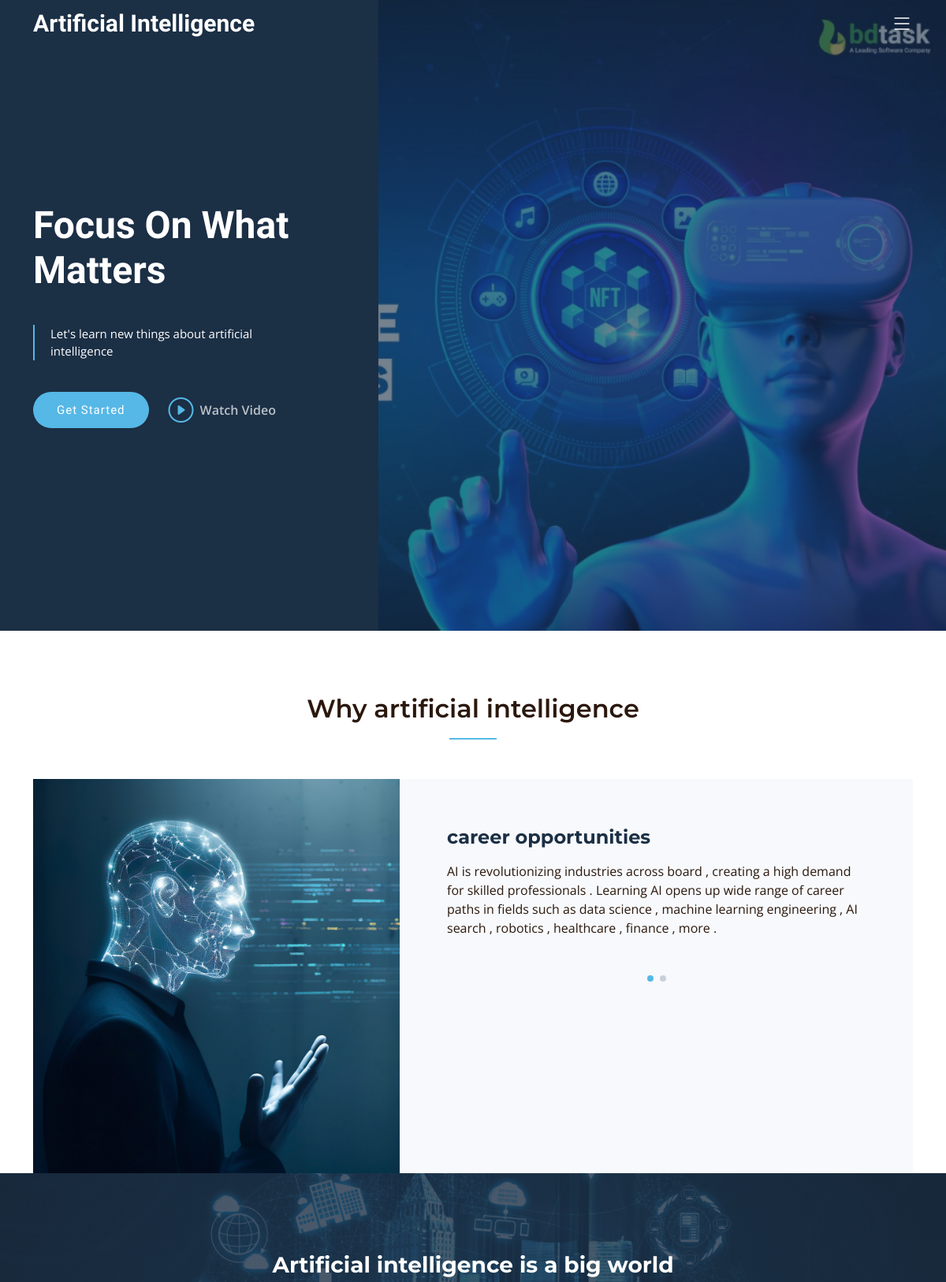
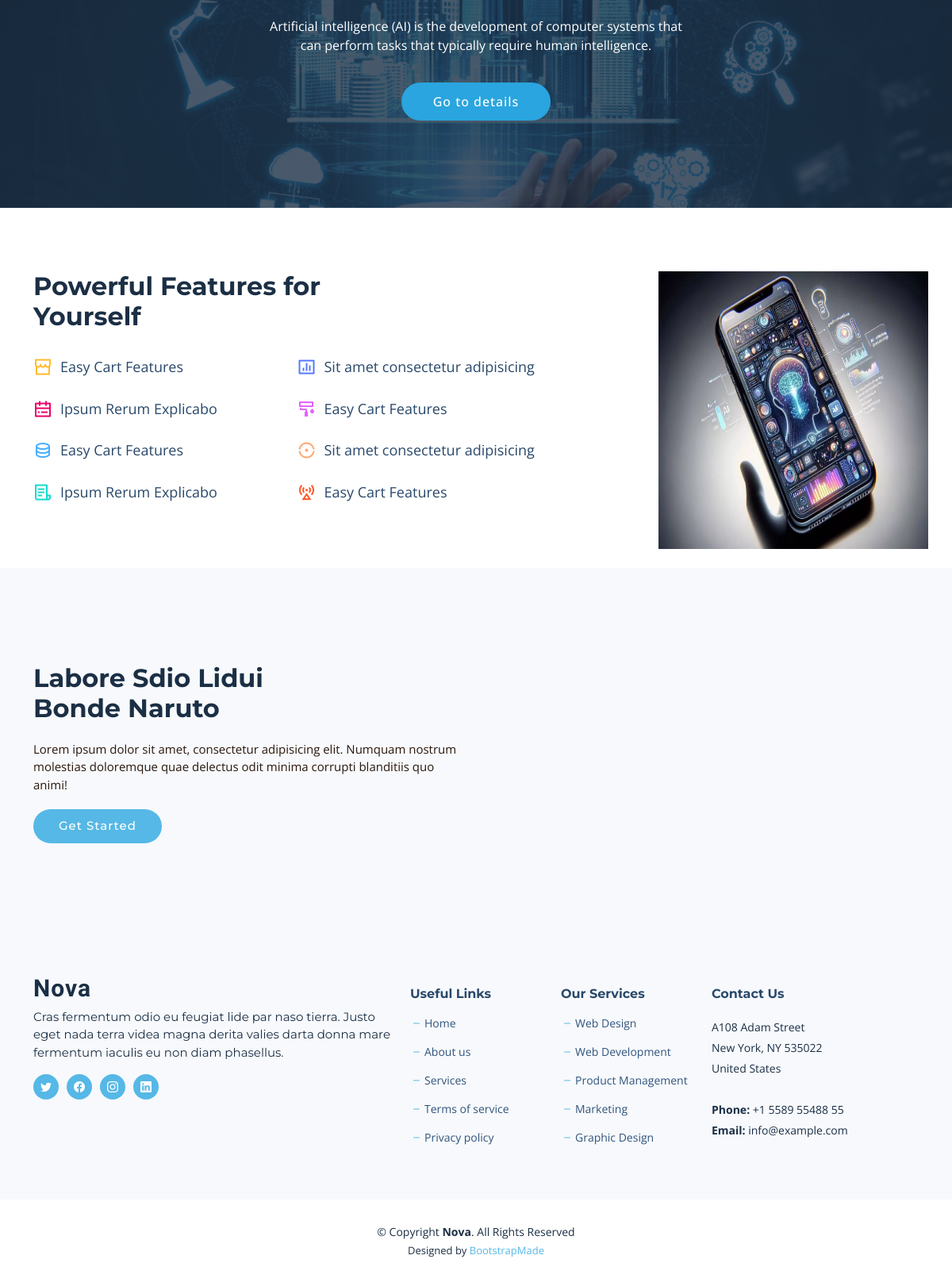
The page / on the database its author committed (2 pictures, top to bottom).
### home/models.py (models this page shows, shortened)
class WhyAi(models.Model):
    title = models.CharField(max_length=100)  # this section is for index.html 'why artificial intelligence'
    description = models.TextField()

### home/views.py (the view)
# urls.py: path('', IndexView.as_view(), name='index'),  # this address is for Index.html
class IndexView(TemplateView):  # render index.html and send data for it
    template_name = 'index.html'
    def get_context_data(self, **kwargs):
        context = super().get_context_data(**kwargs)
        context['data'] = WhyAi.objects.all()
        return context

### templates/index.html (shortened to what this page needs)
{% extends 'base.html' %}
{% load render_partial %}
{% load static %}
{% block contact %}
    <section id="hero" class="hero d-flex align-items-center">
        <div class="container">
            <div class="row">
                <div class="col-xl-4">
                    <h2 data-aos="fade-up">Focus On What Matters</h2>
                    <blockquote data-aos="fade-up" data-aos-delay="100">
                        <p>Let's learn new things about artificial intelligence </p>
                    </blockquote>
                    <div class="d-flex" data-aos="fade-up" data-aos-delay="200">
                        <a href="#about" class="btn-get-started">Get Started</a>
                        <a href="https://www.youtube.com/watch?v=LXb3EKWsInQ"
                           class="glightbox btn-watch-video d-flex align-items-center"><i
                                class="bi bi-play-circle"></i><span>Watch Video</span></a>
                    </div>
                </div>
            </div>
        </div>
    </section>
    <main id="main">
        <section id="why-us" class="why-us">
            <div class="container" data-aos="fade-up">
                <div class="section-header">
                    <h2>Why artificial intelligence </h2>
                </div>
                <div class="row g-0" data-aos="fade-up" data-aos-delay="200">
                    <div class="col-xl-5 img-bg"
                         style="background-image: url('{% static 'assets/img/why-Ai-bg.jpg' %}')"></div>
                    <div class="col-xl-7 slides  position-relative">
                        <div class="slides-1 swiper">
                            <div class="swiper-wrapper">
                                {% for datum in data %}
                                    <div class="swiper-slide">
                                        <div class="item">
                                            <h3 class="mb-3">{{ datum.title }}</h3>
                                            <p>{{ datum.description }}</p>
                                        </div>
                                    </div>
                                {% endfor %}
                            </div>
                            <div class="swiper-pagination"></div>
                        </div>
                    </div>
                </div>
            </div>
        </section>
        <section id="call-to-action" class="call-to-action">
            <div class="container" data-aos="fade-up">
                <div class="row justify-content-center">
                    <div class="col-lg-6 text-center">
                        <h3>Artificial intelligence is a big world</h3>
                        <p>
                            Artificial intelligence (AI) is the development of computer systems that can perform tasks
                            that typically require human intelligence.</p>
                        <a class="cta-btn" href="#">Go to details</a>
                    </div>
                </div>
            </div>
        </section>
        <section id="features" class="features">
            <div class="container" data-aos="fade-up">
                <div class="row">
                    <div class="col-lg-7" data-aos="fade-up" data-aos-delay="100">
                        <h3>Powerful Features for <br>Yourself </h3>
                        <div class="row gy-4">
                            <div class="col-md-6">
                                <div class="icon-list d-flex">
                                    <i class="ri-store-line" style="color: #ffbb2c;"></i>
                                    <span>Easy Cart Features</span>
                                </div>
                            </div>
                            <div class="col-md-6">
                                <div class="icon-list d-flex">
                                    <i class="ri-bar-chart-box-line" style="color: #5578ff;"></i>
                                    <span>Sit amet consectetur adipisicing</span>
                                </div>
                            </div>
                            <div class="col-md-6">
                                <div class="icon-list d-flex">
                                    <i class="ri-calendar-todo-line" style="color: #e80368;"></i>
                                    <span>Ipsum Rerum Explicabo</span>
                                </div>
                            </div>
                            <div class="col-md-6">
                                <div class="icon-list d-flex">
                                    <i class="ri-paint-brush-line" style="color: #e361ff;"></i>
                                    <span>Easy Cart Features</span>
                                </div>
                            </div>
                            <div class="col-md-6">
                                <div class="icon-list d-flex">
                                    <i class="ri-database-2-line" style="color: #47aeff;"></i>
                                    <span>Easy Cart Features</span>
                                </div>
                            </div>
                            <div class="col-md-6">
                                <div class="icon-list d-flex">
                                    <i class="ri-gradienter-line" style="color: #ffa76e;"></i>
                                    <span>Sit amet consectetur adipisicing</span>
                                </div>
                            </div>
                            <div class="col-md-6">
                                <div class="icon-list d-flex">
                                    <i class="ri-file-list-3-line" style="color: #11dbcf;"></i>
                                    <span>Ipsum Rerum Explicabo</span>
                                </div>
                            </div>
                            <div class="col-md-6">
                                <div class="icon-list d-flex">
                                    <i class="ri-base-station-line" style="color: #ff5828;"></i>
                                    <span>Easy Cart Features</span>
                                </div>
                            </div>
                        </div>
                    </div>
                    <div class="col-lg-5 position-relative" data-aos="fade-up" data-aos-delay="200">
                        <div class="phone-wrap">
                            <img style="height: 350px" src="{% static 'assets/img/iphone-ai.webp' %}" alt="Image"
                                 class="img-fluid">
                        </div>
                    </div>
                </div>
            </div>
            <div class="details">
                <div class="container" data-aos="fade-up" data-aos-delay="300">
                    <div class="row">
                        <div class="col-md-6">
                            <h4>Labore Sdio Lidui<br>Bonde Naruto</h4>
                            <p>Lorem ipsum dolor sit amet, consectetur adipisicing elit. Numquam nostrum molestias
                                doloremque quae delectus odit minima corrupti blanditiis quo animi!</p>
                            <a href="#about" class="btn-get-started">Get Started</a>
                        </div>
                    </div>
                </div>
            </div>
        </section>
    </main>
{% endblock %}

### templates/base.html (shortened to what this page needs)
{% load static %}
{% load static %}
<!DOCTYPE html>
<html lang="en">
<head>
    <link href="{% static 'assets/vendor/bootstrap/css/bootstrap.min.css' %}" rel="stylesheet">
    <link href="{% static 'assets/vendor/bootstrap-icons/bootstrap-icons.css' %}" rel="stylesheet">
    <link href="{% static 'assets/vendor/aos/aos.css' %}" rel="stylesheet">
    <link href="{% static 'assets/vendor/glightbox/css/glightbox.min.css' %}" rel="stylesheet">
    <link href="{% static 'assets/vendor/swiper/swiper-bundle.min.css' %}" rel="stylesheet">
    <link href="{% static 'assets/vendor/remixicon/remixicon.css' %}" rel="stylesheet">
    <link href="{% static 'assets/css/main.css' %}" rel="stylesheet">
</head>
<body class="page-index">
<header id="header" class="header d-flex align-items-center fixed-top">
    <div class="container-fluid container-xl d-flex align-items-center justify-content-between">
        <a href="index.html" class="logo d-flex align-items-center">
            <h1 class="d-flex align-items-center">Artificial Intelligence</h1>
        </a>
        <i class="mobile-nav-toggle mobile-nav-show bi bi-list"></i>
    </div>
</header>
{% block contact %}
{% endblock %}
<footer id="footer" class="footer">
    <div class="footer-content">
        <div class="container">
            <div class="row gy-4">
                <div class="col-lg-5 col-md-12 footer-info">
                    <a href="index.html" class="logo d-flex align-items-center">
                        <span>Nova</span>
                    </a>
                    <p>Cras fermentum odio eu feugiat lide par naso tierra. Justo eget nada terra videa magna derita
                        valies darta donna mare fermentum iaculis eu non diam phasellus.</p>
                    <div class="social-links d-flex  mt-3">
                        <a href="#" class="twitter"><i class="bi bi-twitter"></i></a>
                        <a href="#" class="facebook"><i class="bi bi-facebook"></i></a>
                        <a href="#" class="instagram"><i class="bi bi-instagram"></i></a>
                        <a href="#" class="linkedin"><i class="bi bi-linkedin"></i></a>
                    </div>
                </div>
                <div class="col-lg-2 col-6 footer-links">
                    <h4>Useful Links</h4>
                    <ul>
                        <li><i class="bi bi-dash"></i> <a href="#">Home</a></li>
                        <li><i class="bi bi-dash"></i> <a href="#">About us</a></li>
                        <li><i class="bi bi-dash"></i> <a href="#">Services</a></li>
                        <li><i class="bi bi-dash"></i> <a href="#">Terms of service</a></li>
                        <li><i class="bi bi-dash"></i> <a href="#">Privacy policy</a></li>
                    </ul>
                </div>
                <div class="col-lg-2 col-6 footer-links">
                    <h4>Our Services</h4>
                    <ul>
                        <li><i class="bi bi-dash"></i> <a href="#">Web Design</a></li>
                        <li><i class="bi bi-dash"></i> <a href="#">Web Development</a></li>
                        <li><i class="bi bi-dash"></i> <a href="#">Product Management</a></li>
                        <li><i class="bi bi-dash"></i> <a href="#">Marketing</a></li>
                        <li><i class="bi bi-dash"></i> <a href="#">Graphic Design</a></li>
                    </ul>
                </div>
                <div class="col-lg-3 col-md-12 footer-contact text-center text-md-start">
                    <h4>Contact Us</h4>
                    <p>
                        A108 Adam Street <br>
                        New York, NY 535022<br>
                        United States <br><br>
                        <strong>Phone:</strong> +1 5589 55488 55<br>
                        <strong>Email:</strong> info@example.com<br>
                    </p>
                </div>
            </div>
        </div>
    </div>
    <div class="footer-legal">
        <div class="container">
            <div class="copyright">
                &copy; Copyright <strong><span>Nova</span></strong>. All Rights Reserved
            </div>
            <div class="credits">
                Designed by <a href="https://bootstrapmade.com/">BootstrapMade</a>
            </div>
        </div>
    </div>
</footer>
</body>
</html>

### rows shown on the page
WhyAi: title "career opportunities", description "AI is revolutionizing industries across board , creating a high demand for skilled professionals . Learning AI opens up wide range of career paths in fields such as data science , machine learning engineering , AI search , robotics , healthcare , finance , more ."
